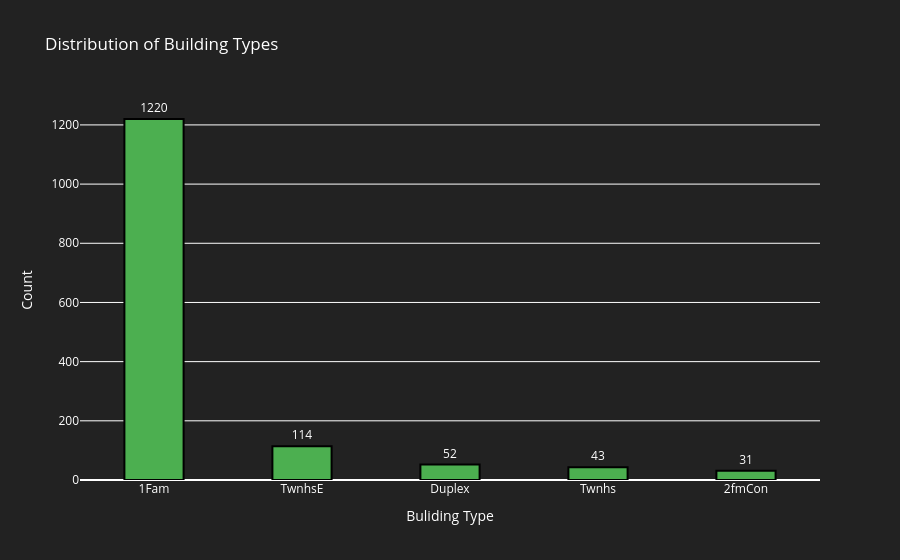
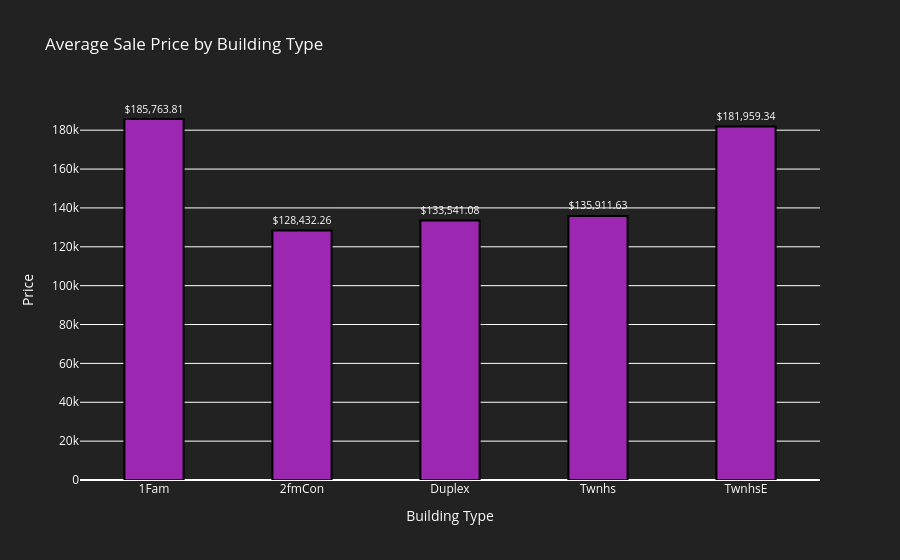

Here is the notebook cell these charts were saved with, in order:
### Markdown cell above
stats.probplot()函数用于生成Q-Q plot。其中，df['SalePrice']作为输入数据，dist='norm'参数表示使用正态分布作为比较标准。

px.scatter()函数用于生成散点图，其中x参数为理论量化值，y参数为排序后的实际值。此外，labels参数用于设置x轴和y轴的标签，color_discrete_sequence参数可用于设置散点图的颜色。

使用stats.linregress()函数计算适合数据的最佳拟合直线，然后使用go.Scatter()函数生成该直线的散点图，并将其添加到原始Q-Q plot图表中，再次使用update_layout()函数对图表进行设置，并使用qq_fig.show()显示结果

通过以上步骤，可以更多地了解数据与正态分布的偏离程度，并验证该数据是否符合正态分布。

在生成Q-Q plot时，我们将实际观测值的排序顺序（即横坐标）与对应的理论量化值的排序顺序（即纵坐标）进行比较。如果数据符合所选择的分布函数，则这些点应该沿着一条直线分布。如果数据偏离了这条直线，则可能表明数据可能不符合所选择的分布函数。

### Code cell
#1.Distribution of dwelling types and relation to saleprices
dwelling_types = df['BldgType'].value_counts()
dwelling_prices = df.groupby('BldgType')['SalePrice'].mean()

#Format labels for the second graph
formatted_dwelling_prices = ['$' + f'{value:,.2f}' for value in dwelling_prices.values]

#Create bar charts
fig1 = go.Figure(data=[go.Bar(x=dwelling_types.index,
                             y=dwelling_types.values,
                             marker_color='rgb(76,175,80)',
                             text=dwelling_types.values,
                             textposition='outside',
                             width=0.4,
                             marker=dict(line=dict(width=2, color='rgba(0,0,0,1)'),opacity=1)
                             )])
fig1.update_layout(title='Distribution of Building Types',
                  xaxis_title='Buliding Type',
                  yaxis_title='Count',
                  plot_bgcolor='rgba(34, 34, 34, 1)',
                  paper_bgcolor='rgba(34, 34, 34, 1)',
                  font=dict(color='white')
                  )
fig2 = go.Figure(data=[go.Bar(x=dwelling_prices.index,
                             y=dwelling_prices.values,
                             marker_color='rgb(156,39,176)',
                             text=formatted_dwelling_prices,
                             textposition='outside',
                             width=0.4,
                             marker=dict(line=dict(width=2, color='rgba(0,0,0,1)'),opacity=1)
                             )])
fig2.update_layout(title='Average Sale Price by Building Type',
                  xaxis_title='Building Type',
                  yaxis_title='Price',
                  plot_bgcolor='rgba(34,34,34,1)',
                  paper_bgcolor='rgba(34,34,34,1)',
                  font=dict(color='white')
                  )
#show the figures
fig1.show()
fig2.show()

### Figure 1 — Plotly figure (JSON) as saved in the notebook; plotly's stock layout.template omitted (floating-point values rounded to 4 significant figures)
{"data": [{"marker": {"color": "rgb(76,175,80)", "line": {"color": "rgba(0,0,0,1)", "width": 2}, "opacity": 1}, "text": [1220.0, 114.0, 52.0, 43.0, 31.0], "textposition": "outside", "type": "bar", "width": 0.4, "x": ["1Fam", "TwnhsE", "Duplex", "Twnhs", "2fmCon"], "y": [1220, 114, 52, 43, 31]}], "layout": {"font": {"color": "white"}, "paper_bgcolor": "rgba(34, 34, 34, 1)", "plot_bgcolor": "rgba(34, 34, 34, 1)", "title": {"text": "Distribution of Building Types"}, "xaxis": {"title": {"text": "Buliding Type"}}, "yaxis": {"title": {"text": "Count"}}}}

### Figure 2 — Plotly figure (JSON) as saved in the notebook; plotly's stock layout.template omitted (floating-point values rounded to 4 significant figures)
{"data": [{"marker": {"color": "rgb(156,39,176)", "line": {"color": "rgba(0,0,0,1)", "width": 2}, "opacity": 1}, "text": ["$185,763.81", "$128,432.26", "$133,541.08", "$135,911.63", "$181,959.34"], "textposition": "outside", "type": "bar", "width": 0.4, "x": ["1Fam", "2fmCon", "Duplex", "Twnhs", "TwnhsE"], "y": [185800.0, 128400.0, 133500.0, 135900.0, 182000.0]}], "layout": {"font": {"color": "white"}, "paper_bgcolor": "rgba(34,34,34,1)", "plot_bgcolor": "rgba(34,34,34,1)", "title": {"text": "Average Sale Price by Building Type"}, "xaxis": {"title": {"text": "Building Type"}}, "yaxis": {"title": {"text": "Price"}}}}
